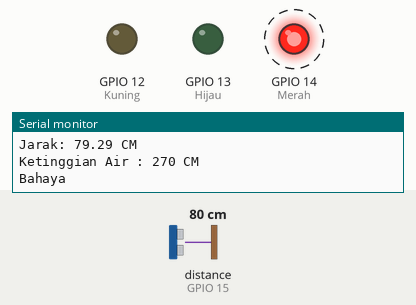
This sketch was run on a simulated ESP32. Parts: output pins drawn as LEDs (lit = HIGH), the last lines printed to the serial monitor. Wiring (from diagram.json): ultrasonic range finder: trigger GPIO 4; echo GPIO 15. Dashed ring = blinking. Inputs (shaded band) come from the test bench; at power-on: distance to the obstacle (sensor on GPIO 15) 80 cm. The echo pulse lasts 58.3 µs per cm; WiFi joins after 1.5 s; servers stay silent unless stated; pins used as bus, display or sensor lines are not drawn.

Above: at 3.0 s.
3.1 s: distance to the obstacle (sensor on GPIO 15) set to 95 cm
6.2 s: distance to the obstacle (sensor on GPIO 15) set to 104 cm
At 6.9 s:
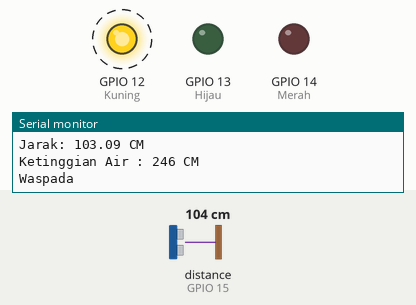
9.3 s: distance to the obstacle (sensor on GPIO 15) set to 148 cm
12.4 s: distance to the obstacle (sensor on GPIO 15) set to 157 cm
At 13.1 s:
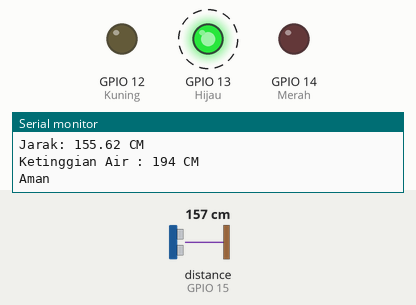
15.5 s: distance to the obstacle (sensor on GPIO 15) set to 2 cm
At 16.3 s:
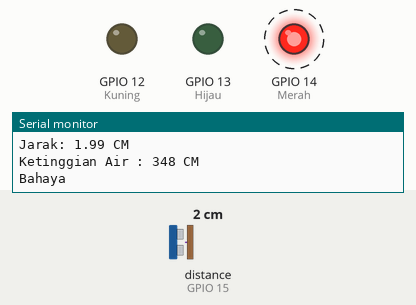
18.6 s: distance to the obstacle (sensor on GPIO 15) set to 120 cm
At 19.4 s:
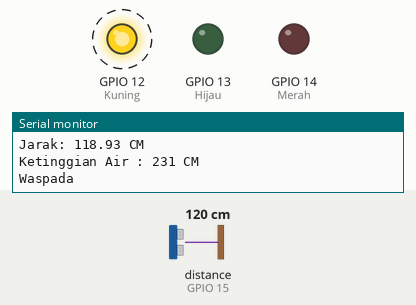
Timing chart, 0 to 22.7 s (numbered marks = the images above; inputs shaded):
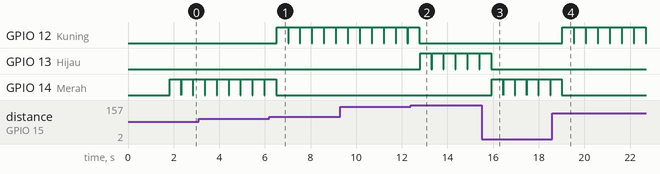

The sketch:

sketch.ino
```cpp
#define BLYNK_TEMPLATE_ID "TMPL6X5xlZuQS"
#define BLYNK_TEMPLATE_NAME "Irigasi Monitor"
#define BLYNK_AUTH_TOKEN "3vZntTM2Ou5S4r34zYt-LCILrToCga-B"
#define BLYNK_PRINT Serial

#include <WiFi.h>
#include <WiFiClient.h>
#include <BlynkSimpleEsp32.h>

#define Echo 15
#define Trig 4
#define Merah 14
#define Kuning 12
#define Hijau 13

//float X=400/397.63;
char auth[] = "3vZntTM2Ou5S4r34zYt-LCILrToCga-B";
char ssid[] = "Wokwi-GUEST";
char pass[] = "";

BlynkTimer timer;

float distance = 0;
float ketinggian = 0;


void ukur_jarak(){
  digitalWrite(Trig,LOW);
  delay(2);
  digitalWrite(Trig, HIGH);
  delay(10);
  digitalWrite(Trig, LOW);

  int duration = pulseIn(Echo, HIGH);
  distance = duration * 0.034 / 2;
  ketinggian = 350 - distance ;

  Serial.print("Jarak: ");
  Serial.print(distance);
  Serial.println(" CM");

  Serial.print("Ketinggian Air : ");
  Serial.print(ketinggian);
  Serial.println(" CM");

}

void kirim_blynk(){
Blynk.virtualWrite(V0, ketinggian);
Blynk.virtualWrite(V4, ketinggian);
  if (distance < 100){
  Blynk.virtualWrite(V1, 0);
  Blynk.virtualWrite(V2, 0);
  Blynk.virtualWrite(V3, 1);
}
else if (distance >= 100 && distance <= 150){
  Blynk.virtualWrite(V1, 0);
  Blynk.virtualWrite(V2, 1);
  Blynk.virtualWrite(V3, 0);
}
else if (distance > 150){
  Blynk.virtualWrite(V1, 1);
  Blynk.virtualWrite(V2, 0);
  Blynk.virtualWrite(V3, 0);
}

}

void setup() {
  Serial.begin(115200);
  Blynk.begin(auth, ssid, pass);
  pinMode(Trig, OUTPUT);
  pinMode(Echo, INPUT);
  pinMode(Merah, OUTPUT);
  pinMode(Kuning, OUTPUT);
  pinMode(Hijau, OUTPUT);
  timer.setInterval(2000L,kirim_blynk);
}

void loop() {

  digitalWrite(Merah, LOW);
  digitalWrite(Hijau, LOW);
  digitalWrite(Kuning, LOW);


  ukur_jarak();
  int ketinggian = 350 - distance ;
  Serial.print("Jarak: ");
  Serial.print(distance);
  Serial.println(" CM");

  Serial.print("Ketinggian Air : ");
  Serial.print(ketinggian);
  Serial.println(" CM");

  if( distance > 100 && distance < 150)
  {
    Serial.println("Waspada");
    digitalWrite(Kuning, HIGH);
  }
  else if (distance > 0 && distance < 100)
  {
    Serial.println("Bahaya");
    digitalWrite(Merah, HIGH);
  }
  else
  {
    Serial.println("Aman");
    digitalWrite(Hijau, HIGH);
  }
  Blynk.run();
  timer.run();
  delay(500);
}
```

Measured:
- the behaviour switches between 100 and 101 cm on distance to the obstacle (sensor on GPIO 15) (found by bisection; images 0 and 1)
- the behaviour switches between 151 and 152 cm on distance to the obstacle (sensor on GPIO 15) (found by bisection; images 1 and 2)
- after the input at 6.2 s, GPIO 12 (Kuning): alternates HIGH for 0.50 s and LOW for 0.02 s, starting after 0.31 s; GPIO 14 (Merah): goes on until 6.5 s, then stays LOW
- after the input at 12.4 s, GPIO 12 (Kuning): goes on until 12.8 s, then stays LOW; GPIO 13 (Hijau): alternates HIGH for 0.50 s and LOW for 0.02 s, starting after 0.40 s
- after the input at 15.5 s, GPIO 13 (Hijau): goes on until 15.9 s, then stays LOW; GPIO 14 (Merah): alternates HIGH for 0.50 s and LOW for 0.02 s, starting after 0.44 s
- after the input at 18.6 s, GPIO 12 (Kuning): alternates HIGH for 0.50 s and LOW for 0.02 s, starting after 0.44 s; GPIO 14 (Merah): goes on until 19.0 s, then stays LOW
- by itself, GPIO 14 (Merah): alternates HIGH for 0.50 s and LOW for 0.02 s
